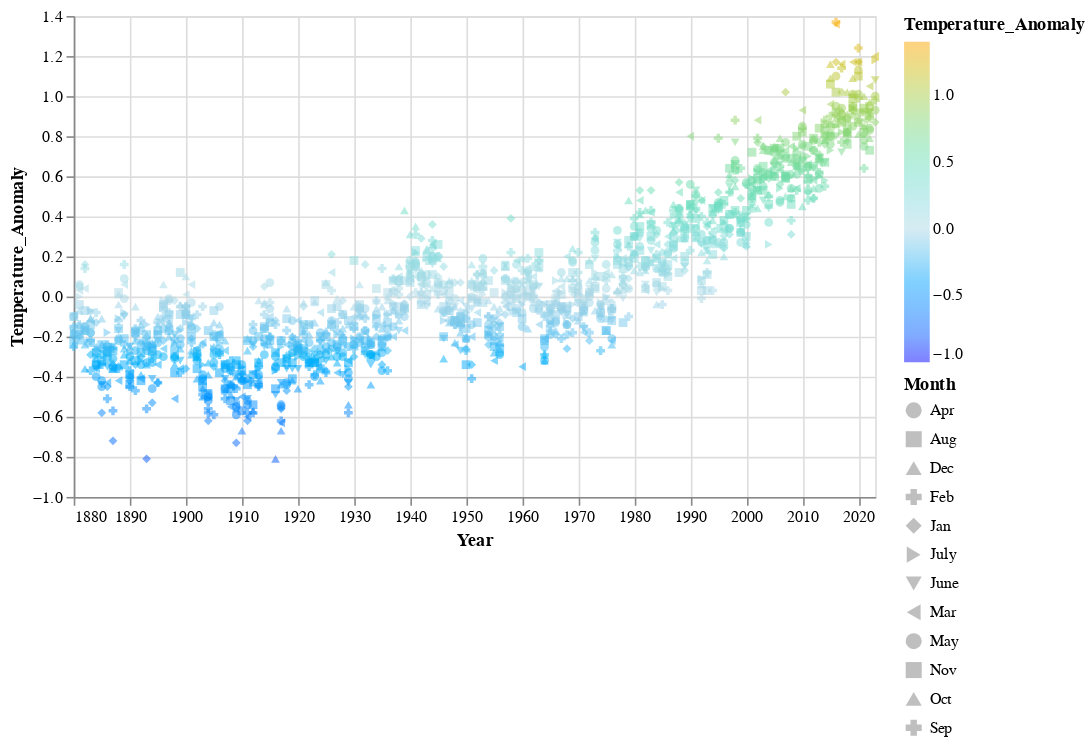

Notebook code cell kept with this figure:
### Code cell
color_domain = [-1, 0, 1.4]
color_range = ["blue", "lightblue", "orange"]

alt.Chart(df).mark_point(filled=True).encode(
    x = alt.X("Year:T"),
    y = alt.Y("Temperature_Anomaly:Q"),
    color = alt.Color("Temperature_Anomaly:Q", scale = alt.Scale(domain=color_domain, range=color_range)),
    opacity = alt.value(0.5),
    shape = alt.Shape("Month:O")
).properties(width=500)

### Figure 1 — Vega-Lite specification as saved in the notebook (floating-point values rounded to 4 significant figures; data arrays with more than 128 entries replaced by an {"elided": "..."} marker saying what was removed)
{"config": {"view": {"continuousWidth": 300, "continuousHeight": 300}}, "data": {"name": "data-8307d72c2e1ab2354f602befebee8ff5"}, "mark": {"type": "point", "filled": true}, "encoding": {"color": {"field": "Temperature_Anomaly", "scale": {"domain": [-1, 0, 1.4], "range": ["blue", "lightblue", "orange"]}, "type": "quantitative"}, "opacity": {"value": 0.5}, "shape": {"field": "Month", "type": "ordinal"}, "x": {"field": "Year", "type": "temporal"}, "y": {"field": "Temperature_Anomaly", "type": "quantitative"}}, "width": 500, "$schema": "https://vega.github.io/schema/vega-lite/v5.20.1.json", "datasets": {"data-8307d72c2e1ab2354f602befebee8ff5": {"elided": "1723 records"}}}
